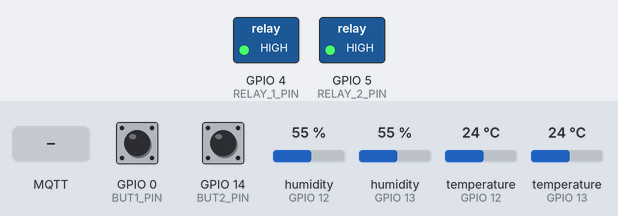
Simulated run of this sketch. Board: ESP8266 (NodeMCU). On the bench: switched loads named in the sketch (green lamp = pin HIGH). The test bench sets the inputs (shaded band); at power-on: GPIO 0 (BUT1_PIN) HIGH, GPIO 14 (BUT2_PIN) HIGH, humidity (sensors on GPIO 12, GPIO 13) 55 %, temperature (sensors on GPIO 12, GPIO 13) 24 °C. WiFi joins after 1.5 s; servers stay silent unless stated; no MQTT or app messages arrive unless stated.

Above: at 2.7 s.
2.8 s: GPIO 0 (BUT1_PIN) pulled LOW for 0.15 s
At 3.3 s:
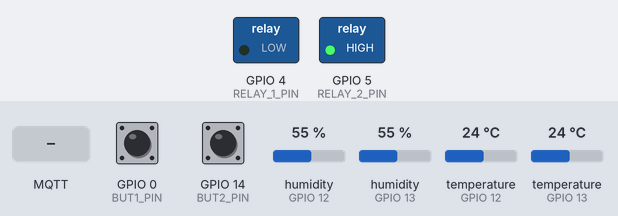
4.4 s: GPIO 14 (BUT2_PIN) pulled LOW for 0.15 s
At 5.7 s:
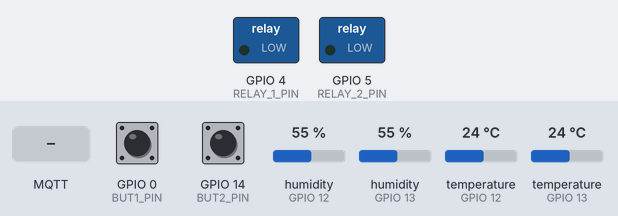
6.0 s: MQTT message "RL1 ON" arrives on the first subscribed topic
At 7.2 s:
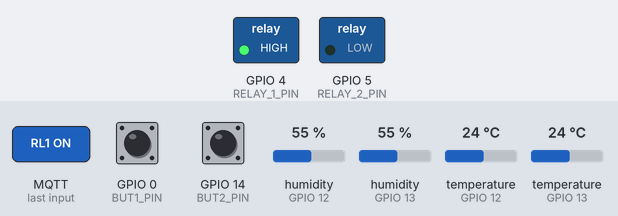
7.5 s: MQTT message "RL1 OFF" arrives on the first subscribed topic
At 8.7 s:
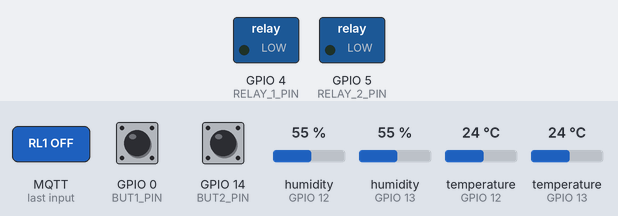
9.0 s: MQTT message "RL2 ON" arrives on the first subscribed topic
At 10.0 s:
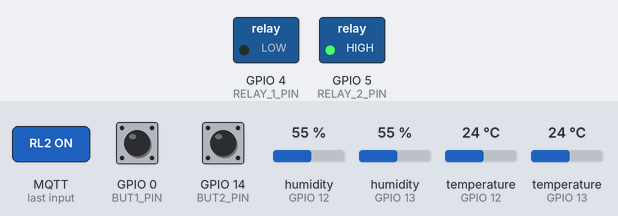
Timing chart, 0 to 11.5 s (numbered marks = the images above; inputs shaded):
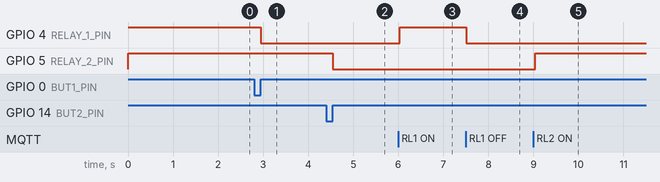

Measured:
- after the input at 2.8 s, GPIO 4 (RELAY_1_PIN): HIGH → LOW after 0.15 s
- after the input at 4.4 s, GPIO 5 (RELAY_2_PIN): HIGH → LOW after 0.15 s
- after the input at 6.0 s, GPIO 4 (RELAY_1_PIN): LOW → HIGH at once
- after the input at 7.5 s, GPIO 4 (RELAY_1_PIN): HIGH → LOW at once
- after the input at 9.0 s, GPIO 5 (RELAY_2_PIN): LOW → HIGH at once

The sketch:

Arduino_Code.ino
```cpp
#include <DHT.h>
#include <ESP8266WiFi.h>
#include <PubSubClient.h>

#define DHTPIN        13      //D7
#define DHTPIN_2      12      //D6
#define DHTTYPE DHT11

#define BUT1_PIN      0       //D3
#define BUT2_PIN      14      //D5

#define RELAY_1_PIN   4       //D2
#define RELAY_2_PIN   5       //D1

// Update these with values suitable for your network.
#define ssid "KyThuatTuhu"
#define password "mualinhkien.vn"

#define mqtt_server "m13.cloudmqtt.com"
#define mqtt_topic "control"
#define mqtt_user "esp8266"
#define mqtt_pwd "esp8266"
const uint16_t mqtt_port = 13910;


unsigned char rl1_status = 0;
unsigned char rl2_status = 0;
unsigned char count = 0;

unsigned char t1, h1, t2, h2, last_t1, last_h1, last_t2, last_h2;

DHT dht(DHTPIN, DHTTYPE);
DHT dht2(DHTPIN_2, DHTTYPE);
WiFiClient espClient;
PubSubClient client(espClient);
long lastMsg = 0;
char msg[50];
int value = 0;

void setup() {
  pinMode(RELAY_1_PIN, OUTPUT);
  pinMode(RELAY_2_PIN, OUTPUT);
  digitalWrite(RELAY_1_PIN, HIGH);
  digitalWrite(RELAY_2_PIN, HIGH);
  pinMode(BUT1_PIN, INPUT_PULLUP);
  pinMode(BUT2_PIN, INPUT_PULLUP);
  dht.begin();
  dht2.begin();
  //Serial.begin(115200);
  //Serial.println("Initializing...");
  setup_wifi();
  client.setServer(mqtt_server, mqtt_port);
  client.setCallback(callback);
}

void setup_wifi() {
  delay(10);
  // We start by connecting to a WiFi network
  //Serial.println();
  //Serial.print("Connecting to ");
  //Serial.println(ssid);
  WiFi.begin(ssid, password);
  while (WiFi.status() != WL_CONNECTED) {
    delay(500);
    //Serial.print(".");
  }
  //Serial.println("");
  //Serial.println("WiFi connected");
  //Serial.println("IP address: ");
  //Serial.println(WiFi.localIP());
}

void callback(char* topic, byte* payload, unsigned int length) {
  //Serial.print("Message arrived [");
  //Serial.print(topic);
  //Serial.print("] ");
  //for (int i = 0; i < length; i++) {
  //  Serial.print((char)payload[i]);
  //}
  //Serial.println();

  String str = (char*) (payload);
  if (str.indexOf("RL1 ON") != -1)
  {
    rl1_status = 0;
  }
  else if (str.indexOf("RL1 OFF") != -1)
  {
    rl1_status = 1;
  }
  else if (str.indexOf("RL2 ON") != -1)
  {
    rl2_status = 0;
  }
  else if (str.indexOf("RL2 OFF") != -1)
  {
    rl2_status = 1;
  }
  else if (str.indexOf("Start") != -1)
  {
    h1 = dht.readHumidity();
    t1 = dht.readTemperature();
    h2 = dht2.readHumidity();
    t2 = dht2.readTemperature();

    snprintf(msg, 75, "Res, %u, %u, %u, %u, %u, %u", t1, h1, t2, h2, rl1_status, rl2_status);
    client.publish(mqtt_topic, msg);
  }
}

void reconnect() {
  // Loop until we're reconnected
  while (!client.connected()) {
    //Serial.print("Attempting MQTT connection...");
    // Attempt to connect
    if (client.connect("ESP8266Client",mqtt_user, mqtt_pwd)) {
      //Serial.println("connected");
      // Once connected, publish an announcement...
      client.publish(mqtt_topic, "ESP_reconnected");
      // ... and resubscribe
      client.subscribe(mqtt_topic);
    } else {
      //Serial.print("failed, rc=");
      //Serial.print(client.state());
      //Serial.println(" try again in 5 seconds");
      // Wait 5 seconds before retrying
      delay(5000);
    }
  }
}
void loop() {
  if (!client.connected()) {
    reconnect();
  }
  client.loop();
  long now = millis();
  if (now - lastMsg > 50) {
    lastMsg = now;
    if (digitalRead(BUT1_PIN) == 0)
    {
      while (digitalRead(BUT1_PIN) == 0) {}
      if (rl1_status == 0)
      {
        rl1_status = 1;
        snprintf(msg, 75, "Rel, 1, 1");
        client.publish(mqtt_topic, msg);
      }
      else
      {
        rl1_status = 0;
        snprintf(msg, 75, "Rel, 1, 0");
        client.publish(mqtt_topic, msg);
      }
    }
    if (digitalRead(BUT2_PIN) == 0)
    {
      while (digitalRead(BUT2_PIN) == 0) {}
      if (rl2_status == 0)
      {
        rl2_status = 1;
        snprintf(msg, 75, "Rel, 2, 1");
        client.publish(mqtt_topic, msg);
      }
      else
      {
        rl2_status = 0;
        snprintf(msg, 75, "Rel, 2, 0");
        client.publish(mqtt_topic, msg);
      }
    }

    if (rl1_status == 0)
      digitalWrite(RELAY_1_PIN, HIGH);
    else
      digitalWrite(RELAY_1_PIN, LOW);

    if (rl2_status == 0)
      digitalWrite(RELAY_2_PIN, HIGH);
    else
      digitalWrite(RELAY_2_PIN, LOW);

    count++;
    if (count >= 20)
    {
      count = 0;
      h1 = dht.readHumidity();
      t1 = dht.readTemperature();
      h2 = dht2.readHumidity();
      t2 = dht2.readTemperature();

      if ((h1 != last_h1)||(t1 != last_t1)||(h2 != last_h2)||(t2 != last_t2))
      {
        last_h1 = h1;
        last_t1 = t1;
        last_h2 = h2;
        last_t2 = t2;
        snprintf(msg, 75, "Sen, %u, %u, %u, %u", t1, h1, t2, h2);
        client.publish(mqtt_topic, msg);
      }
    }
  }

}
```
